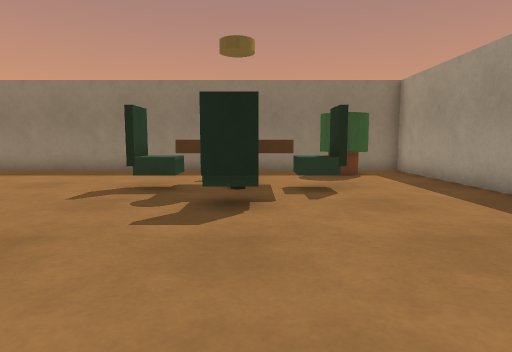
view 1 (above)

21 first-person views from a walk through a world built for the Webots simulator. The camera is 0.06 m above the floor, tilts 6° down and sees 75° across. The floor is counted in squares, 0.05 m on a side. Each view is taken from the middle of a square. On the plan, view 1 faces up. The plan holds only what a view shows up to about 13 squares ahead; the rest is blank. Robots are left out.

view 2
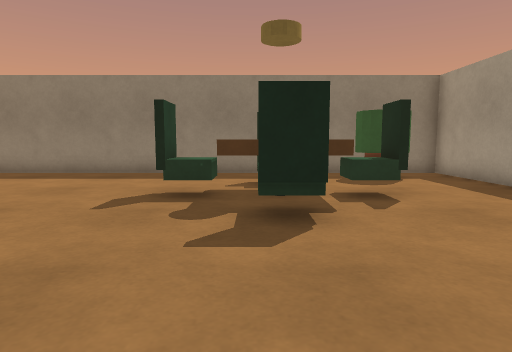

view 3
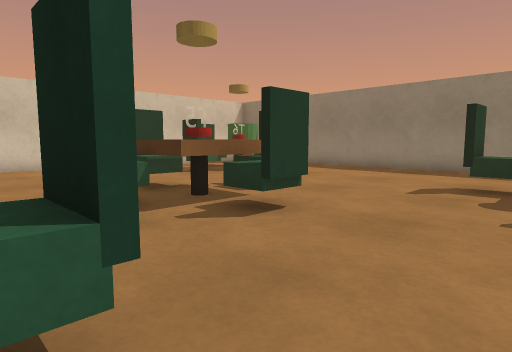

view 4
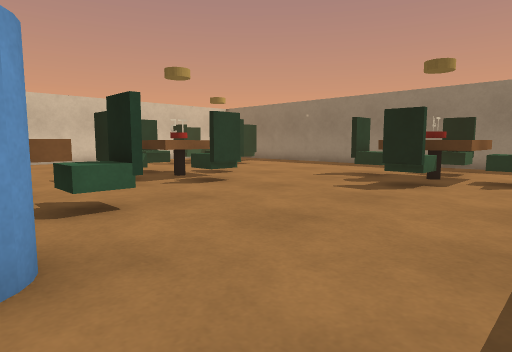

view 5
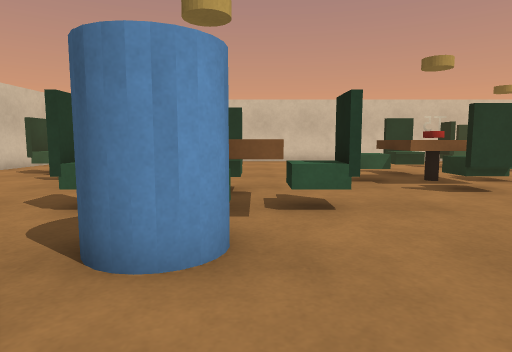

view 6
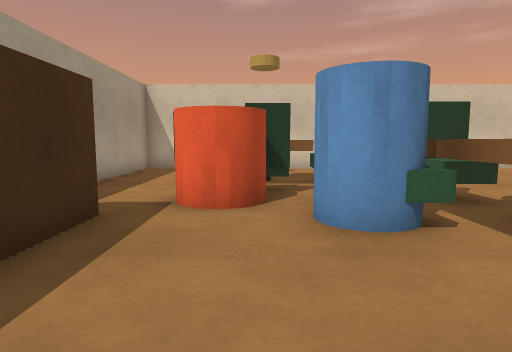

view 7
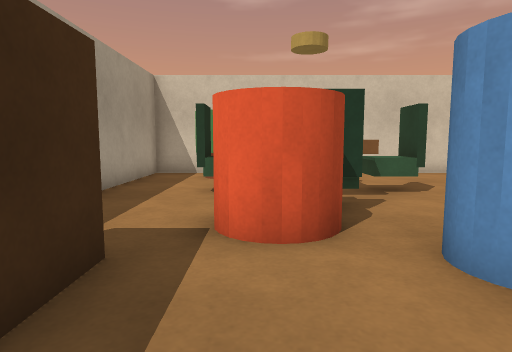

view 8
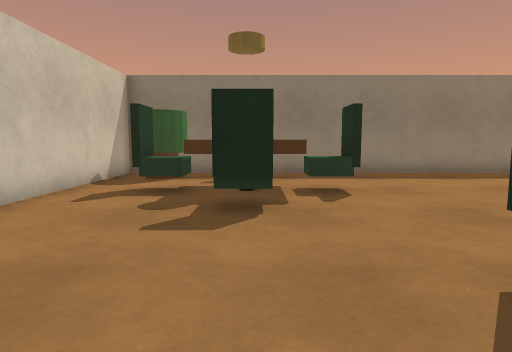

view 9
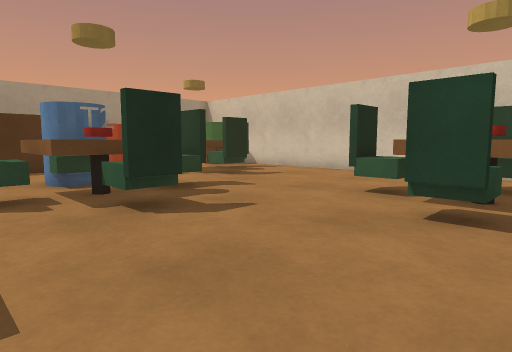

view 10
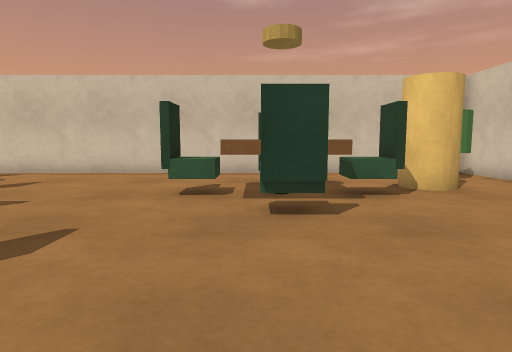

view 11
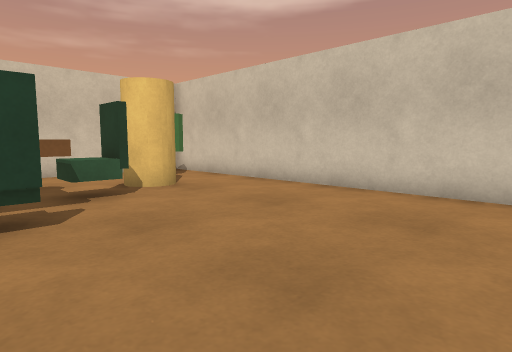

view 12
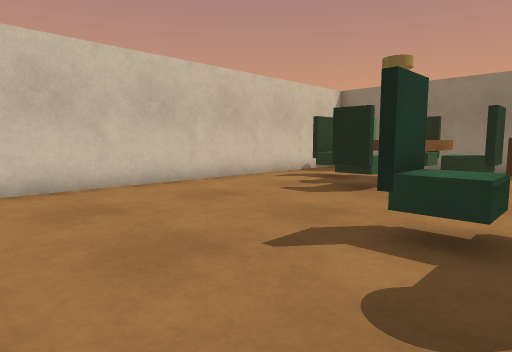

view 13
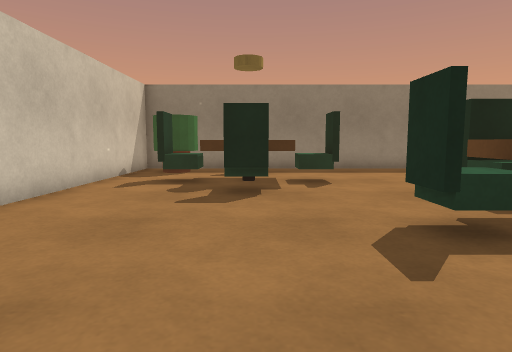

view 14
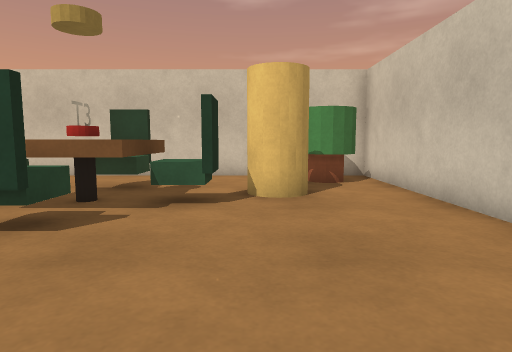

view 15
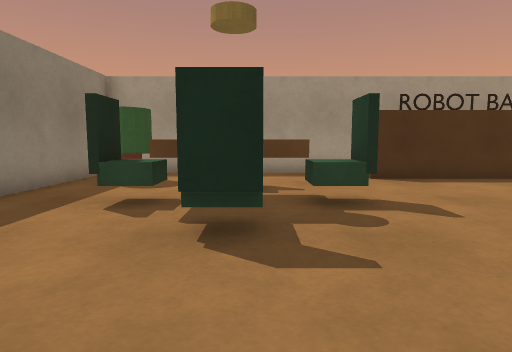

view 16
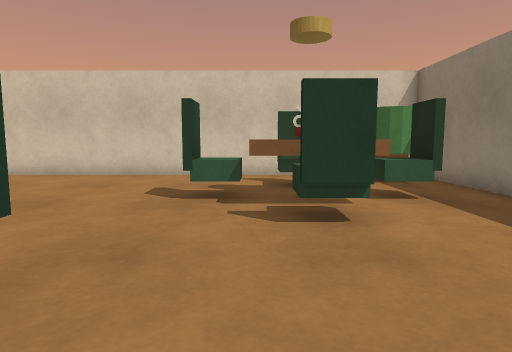

view 17
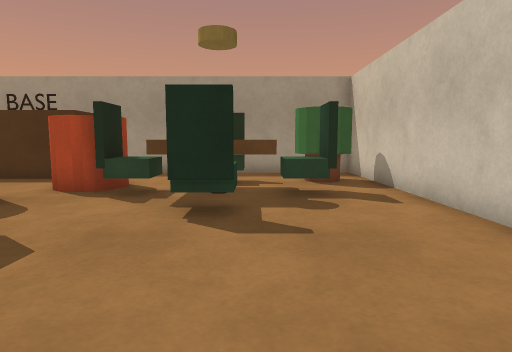

view 18
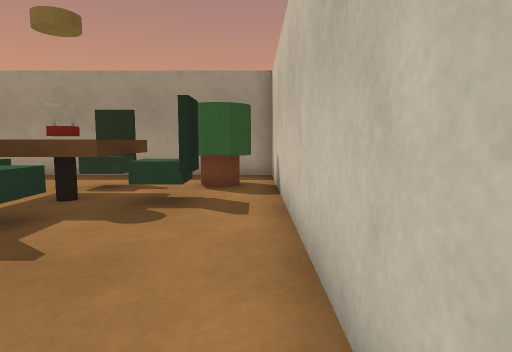

view 19
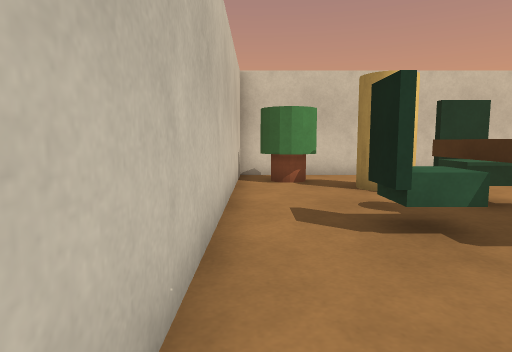

view 20
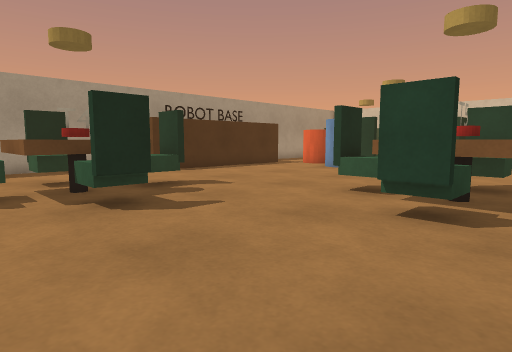

view 21
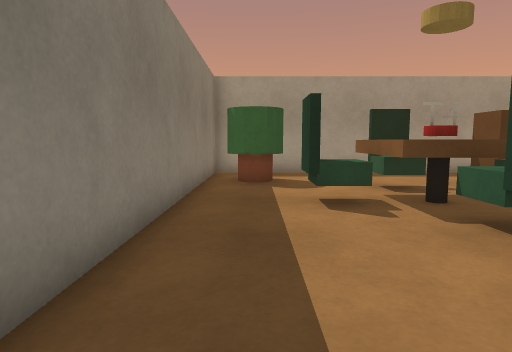

### Floor plan
Key: @ floor where view 1 was taken; # wall or solid block; x gap in a wall; . floor; = window, fence, low wall or low ledge; T thing the floor can be seen under or through; C blue cylinder; R orange cylinder; B beige cylinder.
Columns run from 17 left of view 1 to 6 right of it. Each row starts with its distance up from view 1.
 14   ######################
 13  ##.................x..#
 12 ####................#..#
 11 #.##=#..........TT.....#
 10 #..= ###........TT.....#
  9 #..#####......TTTTTT...#
  8 #...###.......TTTTTT...#
  7 #...##..........TT.....#
  6 #........TT.....TT.....#
  5 #........TTT...........#
  4 #......#=TTT=........###
  3 #......#= TTT........#
  2 #........TTT.........#
  1 #........TT..........#
  0 #................@...#
 -1 #.............#......#
 -2 #...........=####....#
 -3 #...........#####C...###
 -4 #............###CCRR.. #
 -5 #......TT.....#...RR...#
 -6 #......TT........=T....#
 -7 #....TTTTTT......TT ...#
 -8 #..BBTTTTTT.....TTTTT..#
 -9 #..BB.TTT ......TTTTT..#
-10 #......TT........=T #..#
-11 ###...............###..#
-12  ##.................x..#
-13   ######################

Positions as (right, up) in squares from view 1, and headings:
1: (0, 0), facing up
2: (-1, 1), facing up
3: (-1, -1), facing up-left
4: (3, -3), facing up-left
5: (3, -2), facing left
6: (1, 2), facing down
7: (2, 0), facing down
8: (-12, 1), facing up
9: (-11, 0), facing down-right
10: (-9, 0), facing down
11: (-9, 0), facing down-left
12: (-8, -1), facing up-left
13: (-12, -1), facing up
14: (-13, -1), facing down
15: (-7, 8), facing right
16: (-5, 8), facing left
17: (-7, -9), facing right
18: (-6, -12), facing right
19: (-5, -12), facing left
20: (-9, 11), facing down-right
21: (-7, 12), facing right
